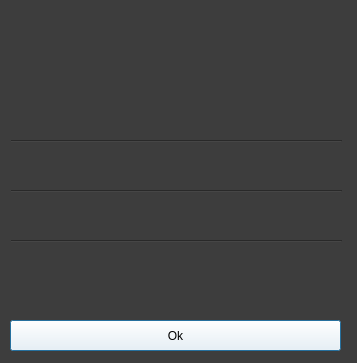
<?xml version="1.0" encoding="UTF-8"?>
<ui version="4.0">
 <class>Dialog</class>
 <widget class="QDialog" name="Dialog">
  <property name="geometry">
   <rect>
    <x>0</x>
    <y>0</y>
    <width>357</width>
    <height>363</height>
   </rect>
  </property>
  <property name="windowTitle">
   <string>Dialog</string>
  </property>
  <property name="styleSheet">
   <string notr="true">QDialog#Dialog{
background-color: rgb(61, 61, 61);}</string>
  </property>
  <widget class="QLabel" name="posto_label">
   <property name="geometry">
    <rect>
     <x>10</x>
     <y>10</y>
     <width>331</width>
     <height>121</height>
    </rect>
   </property>
   <property name="styleSheet">
    <string notr="true">font: 36pt &quot;MS Shell Dlg 2&quot;;
color: rgb(255, 255, 255);
background-color: rgb(61, 61, 61);</string>
   </property>
   <property name="text">
    <string/>
   </property>
  </widget>
  <widget class="Line" name="line">
   <property name="geometry">
    <rect>
     <x>11</x>
     <y>140</y>
     <width>331</width>
     <height>3</height>
    </rect>
   </property>
   <property name="styleSheet">
    <string notr="true">background-color: rgb(61, 61, 61);</string>
   </property>
   <property name="orientation">
    <enum>Qt::Horizontal</enum>
   </property>
  </widget>
  <widget class="QLabel" name="cliente_label">
   <property name="geometry">
    <rect>
     <x>10</x>
     <y>150</y>
     <width>331</width>
     <height>31</height>
    </rect>
   </property>
   <property name="styleSheet">
    <string notr="true">font: 18pt &quot;MS Shell Dlg 2&quot;;
background-color: rgb(61, 61, 61);
color: rgb(255, 255, 255);</string>
   </property>
   <property name="text">
    <string/>
   </property>
  </widget>
  <widget class="QLabel" name="data_fine_label">
   <property name="geometry">
    <rect>
     <x>10</x>
     <y>250</y>
     <width>331</width>
     <height>31</height>
    </rect>
   </property>
   <property name="styleSheet">
    <string notr="true">font: 18pt &quot;MS Shell Dlg 2&quot;;
background-color: rgb(61, 61, 61);
color: rgb(255, 255, 255);</string>
   </property>
   <property name="text">
    <string/>
   </property>
  </widget>
  <widget class="QLabel" name="data_inizio_label">
   <property name="geometry">
    <rect>
     <x>10</x>
     <y>200</y>
     <width>331</width>
     <height>31</height>
    </rect>
   </property>
   <property name="styleSheet">
    <string notr="true">font: 18pt &quot;MS Shell Dlg 2&quot;;
background-color: rgb(61, 61, 61);
color: rgb(255, 255, 255);</string>
   </property>
   <property name="text">
    <string/>
   </property>
  </widget>
  <widget class="QPushButton" name="ok_button">
   <property name="geometry">
    <rect>
     <x>10</x>
     <y>320</y>
     <width>331</width>
     <height>31</height>
    </rect>
   </property>
   <property name="cursor">
    <cursorShape>PointingHandCursor</cursorShape>
   </property>
   <property name="styleSheet">
    <string notr="true">background-color: rgb(255, 255, 255);</string>
   </property>
   <property name="text">
    <string>Ok</string>
   </property>
  </widget>
  <widget class="Line" name="line_2">
   <property name="geometry">
    <rect>
     <x>11</x>
     <y>190</y>
     <width>331</width>
     <height>3</height>
    </rect>
   </property>
   <property name="styleSheet">
    <string notr="true">background-color: rgb(61, 61, 61);</string>
   </property>
   <property name="orientation">
    <enum>Qt::Horizontal</enum>
   </property>
  </widget>
  <widget class="Line" name="line_3">
   <property name="geometry">
    <rect>
     <x>11</x>
     <y>240</y>
     <width>331</width>
     <height>3</height>
    </rect>
   </property>
   <property name="styleSheet">
    <string notr="true">background-color: rgb(61, 61, 61);</string>
   </property>
   <property name="orientation">
    <enum>Qt::Horizontal</enum>
   </property>
  </widget>
 </widget>
 <resources/>
 <connections/>
</ui>
